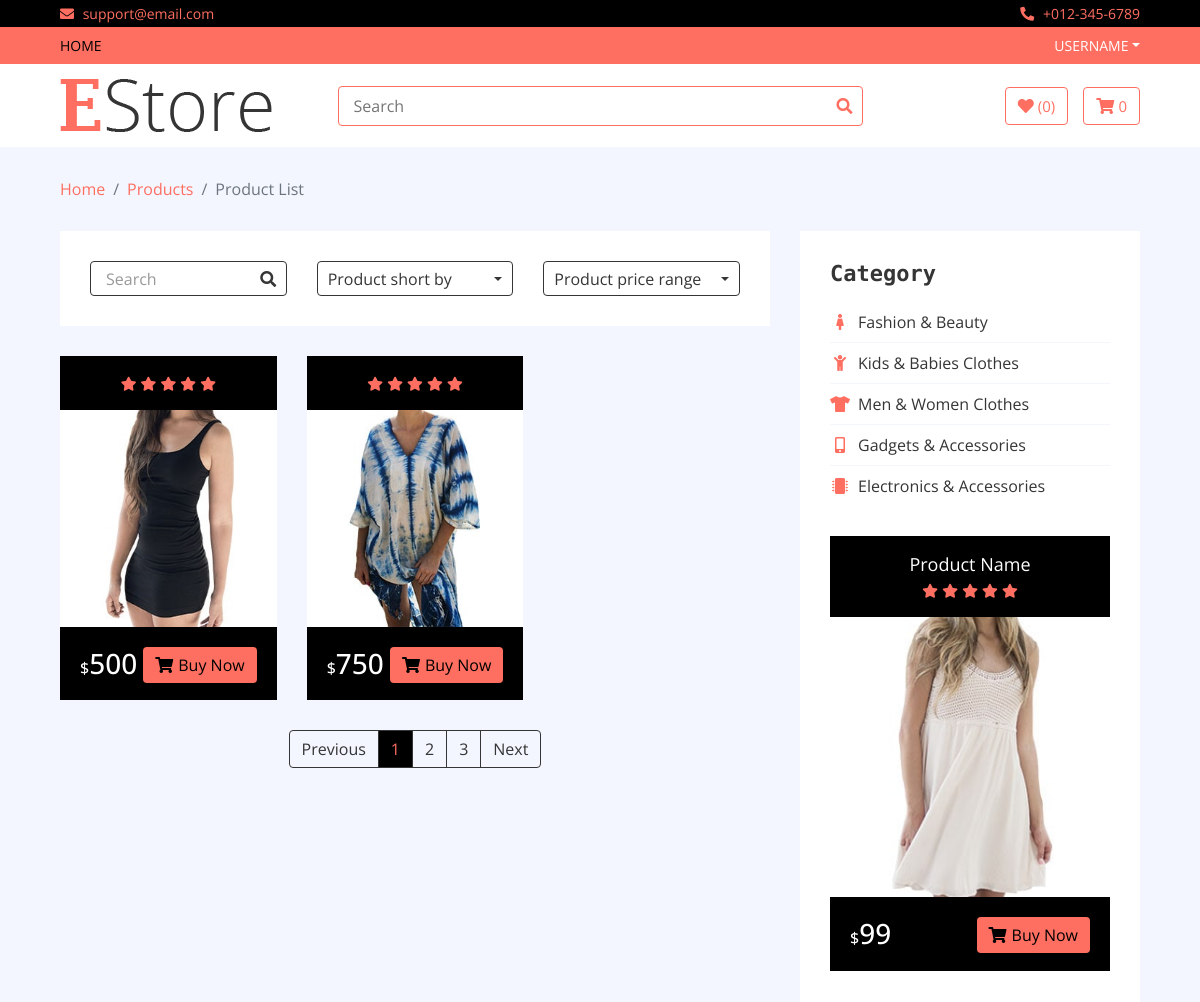
/brand/brand1 (upper part), run on an earlier commit of the app's database.
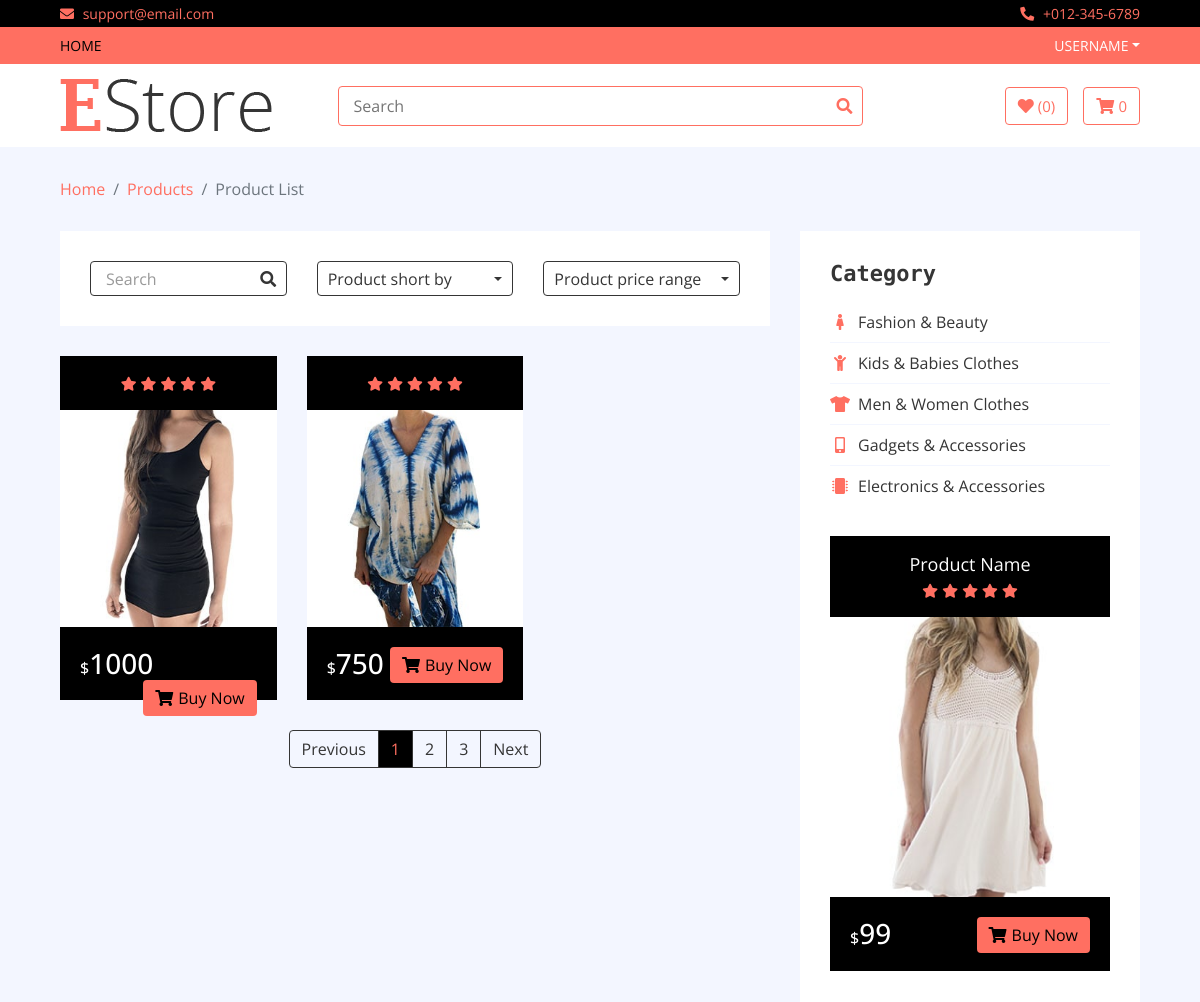
And on a later commit of the database.
### home/models.py (models this page shows, shortened)
class Product(models.Model):
    name = models.CharField(max_length=300)
    price = models.IntegerField()
    discounted_price = models.IntegerField(default = 0)
    image = models.ImageField(upload_to='media')
    description = models.TextField(blank = True)
    specification = models.TextField(blank = True)
    category = models.ForeignKey(Category, on_delete=models.CASCADE)
    brand = models.ForeignKey(Brand, on_delete=models.CASCADE)
    stock = models.CharField(choices=STOCK , max_length=50)
    labels = models.CharField(choices = LABELS, max_length=50 , blank= True)
    slug = models.CharField(max_length=500 , default="")

### home/views.py (the view)
# urls.py: path('brand/<slug>', BrandView.as_view(), name='brand'),
class BrandView(Base):
    def get(self,request,slug):
        brand_id = Brand.objects.get(slug = slug).id
        self.views['brand_products'] = Product.objects.filter(brand_id = brand_id)
        self.views['categories'] = Category.objects.all()
        self.views['brands'] = Brand.objects.all()
        self.views['sales'] = Product.objects.filter(labels='sale')
        self.views['count_cart'] = Cart.objects.filter(username= request.user.username , checkout = False).count
        return render(request , 'brand.html' ,self.views)

### templates/brand.html (shortened to what the changed rows need)
{% extends 'base.html'%}
{%load static%}
{%block content%}
        <div class="product-view">
            <div class="container-fluid">
                <div class="row">
                    <div class="col-lg-8">
                        <div class="row">
                            {%for brand_product in brand_products%}
                            <div class="col-md-4">
                                <div class="product-item">
                                    <div class="product-title">
                                        <div class="ratting">
                                            <i class="fa fa-star"></i>
                                            <i class="fa fa-star"></i>
                                            <i class="fa fa-star"></i>
                                            <i class="fa fa-star"></i>
                                            <i class="fa fa-star"></i>
                                        </div>
                                    </div>
                                    <div class="product-image">
                                        <a href="product-detail.html">
                                            <img src="{{brand_product.image.url}}" alt="Product Image">
                                        </a>
                                    </div>
                                    <div class="product-price">
                                        {%if brand_product.discounted_price > 0%}
                                        <h3><span>$</span>{{brand_product.discounted_price}}</h3>
                                        {%else%}
                                        <h3><span>$</span>{{brand_product.price}}</h3>
                                        {%endif%}
                                        <a class="btn" href=""><i class="fa fa-shopping-cart"></i>Buy Now</a>
                                    </div>
                                </div>
                            </div>
                            {%endfor%}
                        </div>
                    </div>
                    <div class="col-lg-4 sidebar">
                        <div class="sidebar-widget category">
                            <h2 class="title">Category</h2>
                        </div>
                    </div>
                </div>
            </div>
        </div>
{%endblock%}

What changed in the data, as far as the page shows it:
changed Product (number 1 of 2 on the later page): price "500" → "1000"
